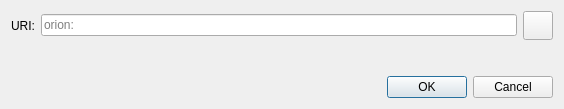
<?xml version="1.0" encoding="UTF-8"?>
<ui version="4.0">
 <class>OpenURIDialog</class>
 <widget class="QDialog" name="OpenURIDialog">
  <property name="geometry">
   <rect>
    <x>0</x>
    <y>0</y>
    <width>564</width>
    <height>109</height>
   </rect>
  </property>
  <property name="windowTitle">
   <string>Open orion URI</string>
  </property>
  <layout class="QVBoxLayout" name="verticalLayout">
   <item>
    <layout class="QHBoxLayout" name="horizontalLayout">
     <item>
      <widget class="QLabel" name="label">
       <property name="text">
        <string>URI:</string>
       </property>
      </widget>
     </item>
     <item>
      <widget class="QValidatedLineEdit" name="uriEdit">
       <property name="placeholderText">
        <string notr="true">orion:</string>
       </property>
      </widget>
     </item>
     <item>
      <widget class="QToolButton" name="pasteButton">
       <property name="toolTip">
        <string extracomment="Tooltip text for button that allows you to paste an address that is in your clipboard.">Paste address from clipboard</string>
       </property>
       <property name="text">
        <string/>
       </property>
       <property name="icon">
        <iconset resource="../orion.qrc">
         <normaloff>:/icons/editpaste</normaloff>:/icons/editpaste
        </iconset>
       </property>
       <property name="iconSize">
        <size>
         <width>22</width>
         <height>22</height>
        </size>
       </property>
      </widget>
     </item>
    </layout>
   </item>
   <item>
    <spacer name="verticalSpacer">
     <property name="orientation">
      <enum>Qt::Vertical</enum>
     </property>
     <property name="sizeHint" stdset="0">
      <size>
       <width>20</width>
       <height>40</height>
      </size>
     </property>
    </spacer>
   </item>
   <item>
    <widget class="QDialogButtonBox" name="buttonBox">
     <property name="orientation">
      <enum>Qt::Horizontal</enum>
     </property>
     <property name="standardButtons">
      <set>QDialogButtonBox::Cancel|QDialogButtonBox::Ok</set>
     </property>
    </widget>
   </item>
  </layout>
 </widget>
 <customwidgets>
  <customwidget>
   <class>QValidatedLineEdit</class>
   <extends>QLineEdit</extends>
   <header>qt/qvalidatedlineedit.h</header>
  </customwidget>
 </customwidgets>
 <resources/>
 <connections>
  <connection>
   <sender>buttonBox</sender>
   <signal>accepted()</signal>
   <receiver>OpenURIDialog</receiver>
   <slot>accept()</slot>
   <hints>
    <hint type="sourcelabel">
     <x>248</x>
     <y>254</y>
    </hint>
    <hint type="destinationlabel">
     <x>157</x>
     <y>274</y>
    </hint>
   </hints>
  </connection>
  <connection>
   <sender>buttonBox</sender>
   <signal>rejected()</signal>
   <receiver>OpenURIDialog</receiver>
   <slot>reject()</slot>
   <hints>
    <hint type="sourcelabel">
     <x>316</x>
     <y>260</y>
    </hint>
    <hint type="destinationlabel">
     <x>286</x>
     <y>274</y>
    </hint>
   </hints>
  </connection>
 </connections>
</ui>
